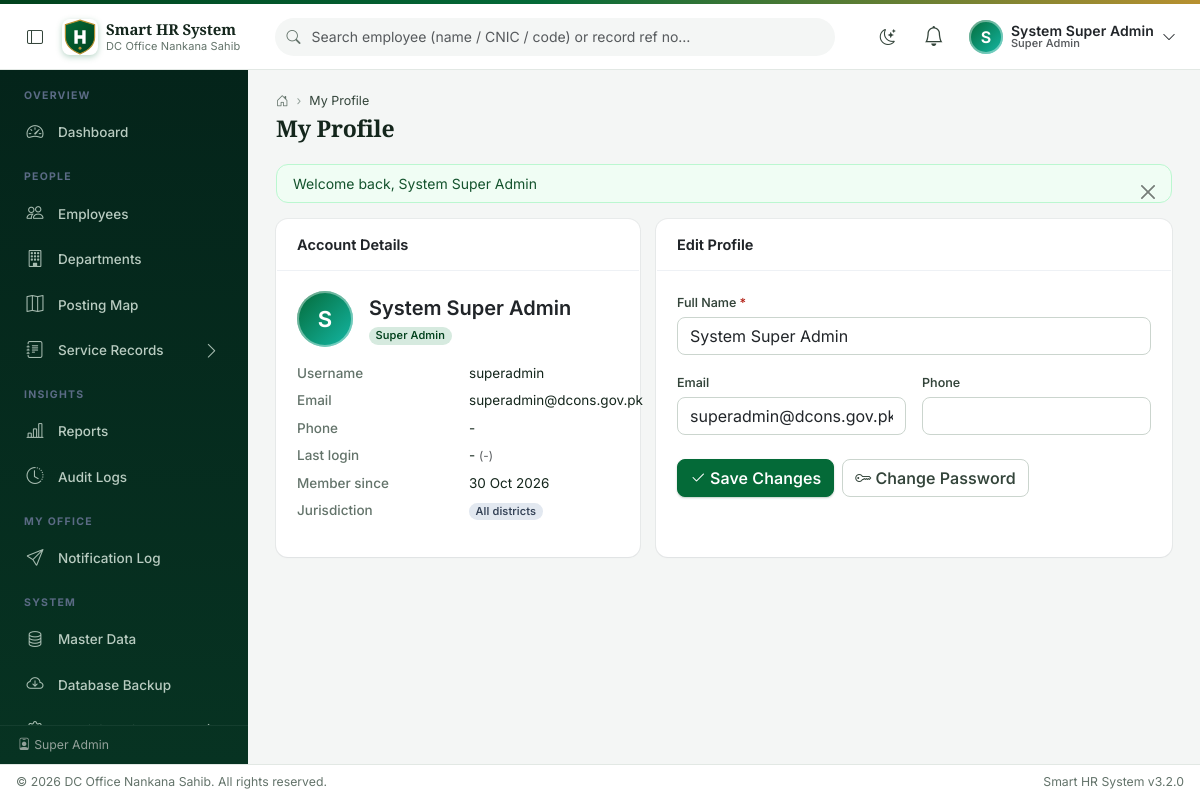
The page /auth/profile.php (signed in) on the database its author committed.
### tables this page shows
CREATE TABLE `users` (
  `id` int unsigned NOT NULL AUTO_INCREMENT,
  `username` varchar(60) NOT NULL,
  `password` varchar(255) NOT NULL,
  `full_name` varchar(120) NOT NULL,
  `email` varchar(120) DEFAULT NULL,
  `phone` varchar(30) DEFAULT NULL,
  `role_id` tinyint unsigned NOT NULL,
  `employee_id` int unsigned DEFAULT NULL,
  `department_id` int unsigned DEFAULT NULL,
  `must_change_password` tinyint(1) NOT NULL DEFAULT '0',
  `is_active` tinyint(1) NOT NULL DEFAULT '1',
  `is_deleted` tinyint(1) NOT NULL DEFAULT '0',
  `deleted_at` datetime DEFAULT NULL,
  `last_login_at` datetime DEFAULT NULL,
  `last_login_ip` varchar(45) DEFAULT NULL,
  `created_by` int unsigned DEFAULT NULL,
  `created_at` datetime NOT NULL DEFAULT CURRENT_TIMESTAMP,
  `updated_at` datetime DEFAULT NULL ON UPDATE CURRENT_TIMESTAMP,
  PRIMARY KEY (`id`),
  UNIQUE KEY `uq_users_username` (`username`),
  KEY `idx_users_role` (`role_id`),
  KEY `idx_users_employee` (`employee_id`),
  KEY `idx_users_department` (`department_id`),
  CONSTRAINT `fk_user_department` FOREIGN KEY (`department_id`) REFERENCES `departments` (`id`),
  CONSTRAINT `fk_user_employee` FOREIGN KEY (`employee_id`) REFERENCES `employees` (`id`),
  CONSTRAINT `fk_users_role` FOREIGN KEY (`role_id`) REFERENCES `roles` (`id`)
);

CREATE TABLE `roles` (
  `id` tinyint unsigned NOT NULL AUTO_INCREMENT,
  `name` varchar(40) NOT NULL,
  `label` varchar(80) NOT NULL,
  PRIMARY KEY (`id`),
  UNIQUE KEY `uq_roles_name` (`name`)
);

### includes/db.php (called while the page is built, shortened)
<?php
function db(): mysqli
{
    static $conn = null;
    if ($conn instanceof mysqli) {
        return $conn;
    }
    try {
        $conn = new mysqli(DB_HOST, DB_USER, DB_PASS, DB_NAME, DB_PORT);
        $conn->set_charset('utf8mb4');
        $conn->query("SET time_zone = '+05:00'");
    } catch (mysqli_sql_exception $e) {
        http_response_code(500);
        if (APP_ENV === 'local') {
            die('Database connection failed: ' . htmlspecialchars($e->getMessage()));
        }
        die('Database connection failed. Please check config.php');
    }
    return $conn;
}
function db_types(array $params): string
{
    $types = '';
    foreach ($params as $p) {
        if (is_int($p))         $types .= 'i';
        elseif (is_float($p))   $types .= 'd';
        else                    $types .= 's';
    }
    return $types;
}
function db_stmt(string $sql, array $params = []): mysqli_stmt
{
    $stmt = db()->prepare($sql);
    if ($params) {
        $stmt->bind_param(db_types($params), ...$params);
    }
    $stmt->execute();
    return $stmt;
}
function db_all(string $sql, array $params = []): array
{
    $stmt = db_stmt($sql, $params);
    $res  = $stmt->get_result();
    $rows = $res ? $res->fetch_all(MYSQLI_ASSOC) : [];
    return $rows;
}
function db_row(string $sql, array $params = []): ?array
{
    $stmt = db_stmt($sql, $params);
    $res  = $stmt->get_result();
    $row  = $res ? $res->fetch_assoc() : null;
    return $row ?: null;
}

### includes/auth.php (called while the page is built, shortened)
<?php
function current_user(): ?array
{
    return $_SESSION['user'] ?? null;
}
function user_id(): ?int
{
    return isset($_SESSION['user']['id']) ? (int)$_SESSION['user']['id'] : null;
}
function user_role(): string
{
    return $_SESSION['user']['role'] ?? 'guest';
}
function is_super_admin(): bool
{
    return user_role() === 'super_admin';
}
function is_officer(): bool
{
    return user_role() === 'officer';
}
function is_employee_user(): bool
{
    return user_role() === 'employee';
}
function has_full_scope(): bool
{
    return is_super_admin();
}
function can_publish(): bool
{
    return is_super_admin() || (is_officer() && in_array(user_level(), ['district', 'tehsil'], true));
}
function can_edit(): bool
{
    return can_publish();
}
function user_employee_id(): ?int
{
    $v = $_SESSION['user']['employee_id'] ?? null;
    return $v ? (int)$v : null;
}
function jurisdiction_label(): string
{
    if (has_full_scope()) return 'All districts';
    $dep = user_department();
    return match ($dep['level']) {
        'district' => 'District ' . $dep['district'],
        'tehsil'   => 'Tehsil ' . $dep['tehsil'] . ', District ' . $dep['district'],
        default    => $dep['name'],
    };
}

### auth/profile.php (the view, shortened to what this page needs)
<?php
$uid  = user_id();
$acct = db_row('SELECT u.*, r.label AS role_label FROM users u JOIN roles r ON r.id = u.role_id WHERE u.id = ?', [$uid]);
$jurisdiction = jurisdiction_label();
$page_title  = 'My Profile';
$breadcrumbs = ['My Profile' => null];
require ROOT_PATH . '/includes/header.php';
?>
<div class="row g-3">
    <div class="col-lg-5">
        <div class="card h-100">
            <div class="card-header"><span class="card-title">Account Details</span></div>
            <div class="card-body">
                <div class="d-flex align-items-center gap-3 mb-3">
                    <span class="avatar-initials" style="width:56px;height:56px;font-size:22px"><?= e(strtoupper(mb_substr($acct['full_name'], 0, 1))) ?></span>
                    <div>
                        <div class="fw-semibold fs-5"><?= e($acct['full_name']) ?></div>
                        <span class="badge text-bg-primary"><?= e($acct['role_label']) ?></span>
                    </div>
                </div>
                <dl class="dl-grid">
                    <dt>Username</dt><dd><?= e($acct['username']) ?></dd>
                    <dt>Email</dt><dd><?= e($acct['email'] ?: '-') ?></dd>
                    <dt>Phone</dt><dd><?= e($acct['phone'] ?: '-') ?></dd>
                    <dt>Last login</dt><dd><?= fmt_datetime($acct['last_login_at']) ?> <span class="text-muted small">(<?= e($acct['last_login_ip'] ?: '-') ?>)</span></dd>
                    <dt>Member since</dt><dd><?= fmt_date($acct['created_at']) ?></dd>
                    <?php if ($jurisdiction !== ''): ?>
                    <dt>Jurisdiction</dt>
                    <dd><span class="badge text-bg-secondary"><?= e($jurisdiction) ?></span></dd>
                    <?php endif; ?>
                </dl>
            </div>
        </div>
    </div>
    <div class="col-lg-7">
        <div class="card h-100">
            <div class="card-header"><span class="card-title">Edit Profile</span></div>
            <div class="card-body">
                <form method="post" novalidate>
                    <div class="row g-3">
                        <div class="col-md-12">
                            <label class="form-label">Full Name <span class="req">*</span></label>
                            <input type="text" name="full_name" class="form-control" value="<?= e($acct['full_name']) ?>" required maxlength="120">
                        </div>
                        <div class="col-md-6">
                            <label class="form-label">Email</label>
                            <input type="email" name="email" class="form-control" value="<?= e($acct['email']) ?>" maxlength="120">
                        </div>
                        <div class="col-md-6">
                            <label class="form-label">Phone</label>
                            <input type="text" name="phone" class="form-control" value="<?= e($acct['phone']) ?>" maxlength="30">
                        </div>
                    </div>
                    <div class="mt-4 d-flex gap-2">
                        <button class="btn btn-primary"><i class="bi bi-check2 me-1"></i>Save Changes</button>
                        <a href="<?= url('auth/change_password.php') ?>" class="btn btn-outline-secondary"><i class="bi bi-key me-1"></i>Change Password</a>
                    </div>
                </form>
            </div>
        </div>
    </div>
</div>
<?php require ROOT_PATH . '/includes/footer.php'; ?>

### includes/header.php (shortened to what this page needs)
<?php
if (!isset($active_menu)) $active_menu = '';
$user = current_user();
$orgName = setting('org_name', ORG_NAME);
$ownEmp = user_employee_id();
?>
<!DOCTYPE html>
<html lang="en">
<head>
<link href="https://cdn.jsdelivr.net/npm/bootstrap@5.3.3/dist/css/bootstrap.min.css" rel="stylesheet">
<link href="https://cdn.jsdelivr.net/npm/bootstrap-icons@1.11.3/font/bootstrap-icons.min.css" rel="stylesheet">
<link href="https://cdn.jsdelivr.net/npm/select2@4.1.0-rc.0/dist/css/select2.min.css" rel="stylesheet">
<link href="https://cdn.jsdelivr.net/npm/select2-bootstrap-5-theme@1.3.0/dist/select2-bootstrap-5-theme.min.css" rel="stylesheet">
<link href="https://cdn.datatables.net/2.1.8/css/dataTables.bootstrap5.min.css" rel="stylesheet">
<link href="https://cdn.datatables.net/responsive/3.0.3/css/responsive.bootstrap5.min.css" rel="stylesheet">
<link href="<?= asset('css/app.css') ?>" rel="stylesheet">
</head>
<body>
<header class="app-header">
    <div class="d-flex align-items-center h-100 px-3 gap-2">
        <button class="btn btn-icon d-none d-lg-inline-flex" type="button" id="sidebarToggle" aria-label="Collapse sidebar">
            <i class="bi bi-layout-sidebar"></i>
        </button>
        <a class="brand d-flex align-items-center text-decoration-none" href="<?= url('dashboard/index.php') ?>">
            <img src="<?= asset('img/logo.svg') ?>" alt="Logo" class="brand-logo">
            <span class="d-none d-md-block ms-2">
                <span class="brand-title"><?= e(APP_NAME) ?></span>
                <span class="brand-sub"><?= e($orgName) ?></span>
            </span>
        </a>
        <?php if (can_edit() || is_report_viewer()): ?>
        <div class="global-search mx-auto flex-grow-1">
            <div class="position-relative">
                <input type="search" id="globalSearch" class="form-control form-control-sm" autocomplete="off"
                       placeholder="Search employee (name / CNIC / code) or record ref no…">
            </div>
        </div>
        <?php else: ?><div class="mx-auto flex-grow-1"></div><?php endif; ?>
        <button class="btn btn-icon" type="button" id="themeToggle" aria-label="Toggle dark mode" title="Toggle theme"><i class="bi bi-moon-stars"></i></button>
        <?php if (!is_employee_user()): ?>
        <div class="dropdown">
            <button class="btn btn-icon position-relative" type="button" data-bs-toggle="dropdown" aria-label="Notifications">
                <i class="bi bi-bell fs-5"></i>
            </button>
        </div>
        <?php endif; ?>
        <div class="dropdown">
            <button class="btn user-menu d-flex align-items-center gap-2" type="button" data-bs-toggle="dropdown">
                <span class="avatar-initials"><?= e(strtoupper(mb_substr($user['full_name'] ?? 'U', 0, 1))) ?></span>
                <span class="d-none d-md-block text-start lh-1">
                    <span class="d-block fw-semibold small"><?= e($user['full_name'] ?? '') ?></span>
                    <span class="d-block x-small text-muted"><?= e($user['role_label'] ?? '') ?></span>
                </span>
                <i class="bi bi-chevron-down small d-none d-md-block"></i>
            </button>
        </div>
    </div>
</header>
<?php
function render_sidebar_menu(array $menu, string $active): string
{
    $roles = [user_role()];
    $h = '<ul class="nav flex-column sidebar-nav">';
    $pendingSection = null;
    foreach ($menu as $m) {
        if (isset($m['section'])) {
            $pendingSection = (isset($m['roles']) && !array_intersect($roles, $m['roles'])) ? null : $m['section'];
            continue;
        }
        if (!array_intersect($roles, $m['roles'])) continue;
        if ($pendingSection !== null) { $h .= '<li class="nav-section"><span class="label">' . e($pendingSection) . '</span></li>'; $pendingSection = null; }
        if (!empty($m['children'])) {
            $childKeys = array_column($m['children'], 'key');
            $open = in_array($active, $childKeys, true);
            $id = 'menu_' . $m['key'];
            $h .= '<li class="nav-item">'
                . '<a class="nav-link has-children' . ($open ? ' active' : ' collapsed') . '" data-bs-toggle="collapse" href="#' . $id . '" role="button" aria-expanded="' . ($open ? 'true' : 'false') . '">'
                . '<i class="bi ' . $m['icon'] . '"></i><span class="label">' . e($m['label']) . '</span><i class="bi bi-chevron-down caret"></i></a>'
                . '<div class="collapse' . ($open ? ' show' : '') . '" id="' . $id . '"><ul class="nav flex-column sub-nav">';
            foreach ($m['children'] as $c) {
                $h .= '<li class="nav-item"><a class="nav-link' . ($active === $c['key'] ? ' active' : '') . '" href="' . e(url($c['url'])) . '">'
                    . '<span class="dot"></span><span class="label">' . e($c['label']) . '</span></a></li>';
            }
            $h .= '</ul></div></li>';
        } else {
            $h .= '<li class="nav-item"><a class="nav-link' . ($active === $m['key'] ? ' active' : '') . '" href="' . e(url($m['url'])) . '">'
                . '<i class="bi ' . $m['icon'] . '"></i><span class="label">' . e($m['label']) . '</span></a></li>';
        }
    }
    return $h . '</ul>';
}
?>
<aside class="app-sidebar d-none d-lg-block" id="appSidebar">
    <div class="sidebar-scroll">
        <?= render_sidebar_menu($menu, $active_menu) ?>
    </div>
    <div class="sidebar-footer small">
        <i class="bi bi-person-badge me-1"></i><span class="label"><?= e($user['role_label'] ?? '') ?></span>
    </div>
</aside>
<main class="app-content" id="appContent">
    <div class="content-inner">
        <?php if ($breadcrumbs || $page_title): ?>
        <div class="page-head d-flex flex-wrap align-items-center justify-content-between gap-2 mb-3">
            <div>
                <?php if ($breadcrumbs): ?>
                <nav aria-label="breadcrumb"><ol class="breadcrumb mb-0 small">
                    <li class="breadcrumb-item"><a href="<?= url('dashboard/index.php') ?>"><i class="bi bi-house-door"></i></a></li>
                    <?php foreach ($breadcrumbs as $label => $link): ?>
                        <?php if ($link): ?><li class="breadcrumb-item"><a href="<?= e(url($link)) ?>"><?= e($label) ?></a></li>
                        <?php else: ?><li class="breadcrumb-item active"><?= e($label) ?></li><?php endif; ?>
                    <?php endforeach; ?>
                </ol></nav>
                <?php endif; ?>
                <h1 class="page-title mb-0"><?= e($page_title) ?></h1>
            </div>
        </div>
        <?php endif; ?>
        <?= flash_render() ?>

### rows shown on the page
users: full_name "S", full_name "System Super Admin", role.label "Super Admin", username "superadmin", email "superadmin@dcons.gov.pk", phone "-", last_login_at "-", last_login_ip "-", created_at "30 Oct 2026"

### other values the page prints
APP_NAME "Smart HR System"
$orgName "DC Office Nankana Sahib"
$pendingSection "OVERVIEW"
$m['label'] "Dashboard"
$pendingSection "PEOPLE"
$m['label'] "Employees"
$m['label'] "Departments"
$m['label'] "Posting Map"
$m['label'] "Service Records"
$pendingSection "INSIGHTS"
$m['label'] "Reports"
$m['label'] "Audit Logs"
$pendingSection "MY OFFICE"
$m['label'] "Notification Log"
$pendingSection "SYSTEM"
